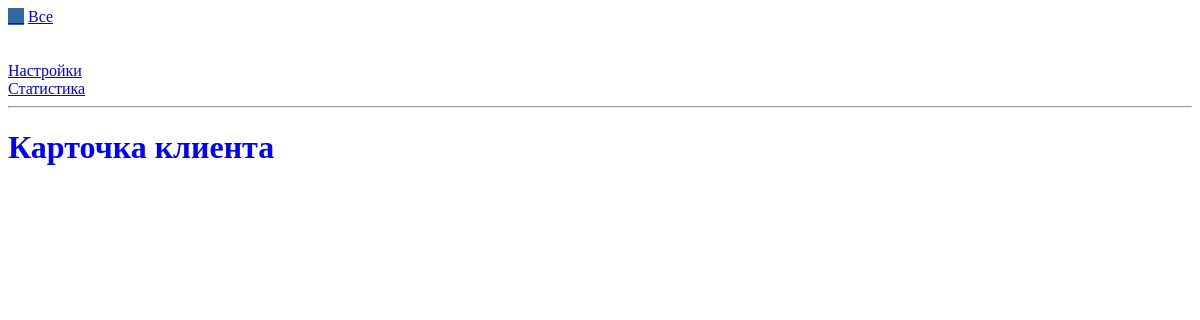
The app's page /client/, older data.
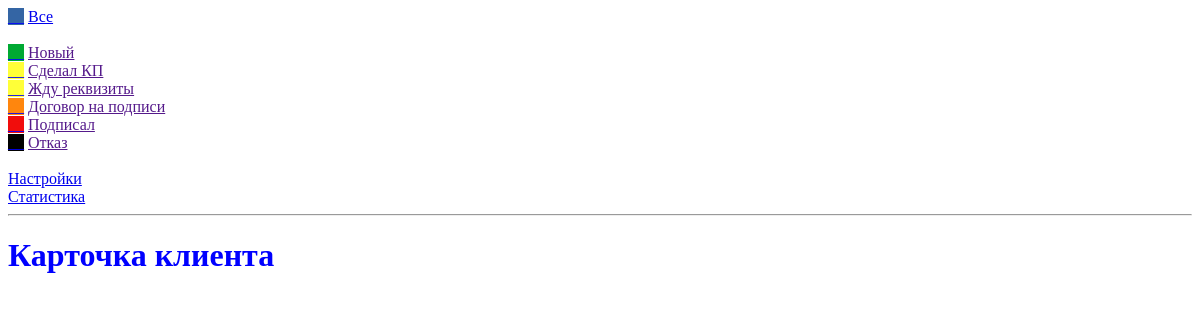
The same page, newer data.
### my_crm/models.py (models this page shows, shortened)
class Stages(models.Model):
    title = models.CharField(max_length=20)
    color = models.CharField(max_length=7)
    slug = models.SlugField(default='', null=False, db_index=True)
    class Meta:
        verbose_name = 'Этап продажы'
        verbose_name_plural = 'Этапы продаж'

### my_crm/views.py (the view)
# urls.py: path('client/', views.client, name='client-page'),
def client(request):
    return render(request, 'my_crm/client.html', {})

### my_crm/context_processor.py (called while the page is built)
def my_context(request):
    context = {
        'all_stages': Stages.objects.order_by('-id')
    }
    return context

### my_crm/templates/my_crm/client.html (shortened to what this page needs)
{% extends 'base.html' %}
{% load static %}
{% block content %}
<h1>Карточка клиента</h1>
{% endblock %}

### my_crm/templates/base.html (shortened to what this page needs)
<!DOCTYPE html>
<html lang="en">
<head>
    {% load static %}
    <link rel="stylesheet" href="{% static 'my_crm/css/style.css' %}">
</head>
<body>
<color style="background-color:#3465A4">__</color>
<a href="{% url 'index-page' %}">Все</a><br><br>
{% for stage in all_stages %}
    <color style="background-color:{{stage.color}}">__</color>
    <a href="">{{stage.title}}</a><br>
{% endfor %}
<br>
<a href="{% url 'settings-page' %}">Настройки</a><br>
<a href="{% url 'statistics-page' %}">Статистика</a><br>
<hr>
{% block content %}
{% endblock %}
</body>
</html>

Row changes from the older to the newer data that the page shows:
added Stages: title "Новый", color "#00A933" (drawn)
added Stages: title "Сделал КП"
added Stages: title "Жду реквизиты"
added Stages: title "Договор на подписи", color "#FF860D" (drawn)
added Stages: title "Подписал", color "#F10D0C" (drawn)
added Stages: title "Отказ", color "#000000" (drawn)
